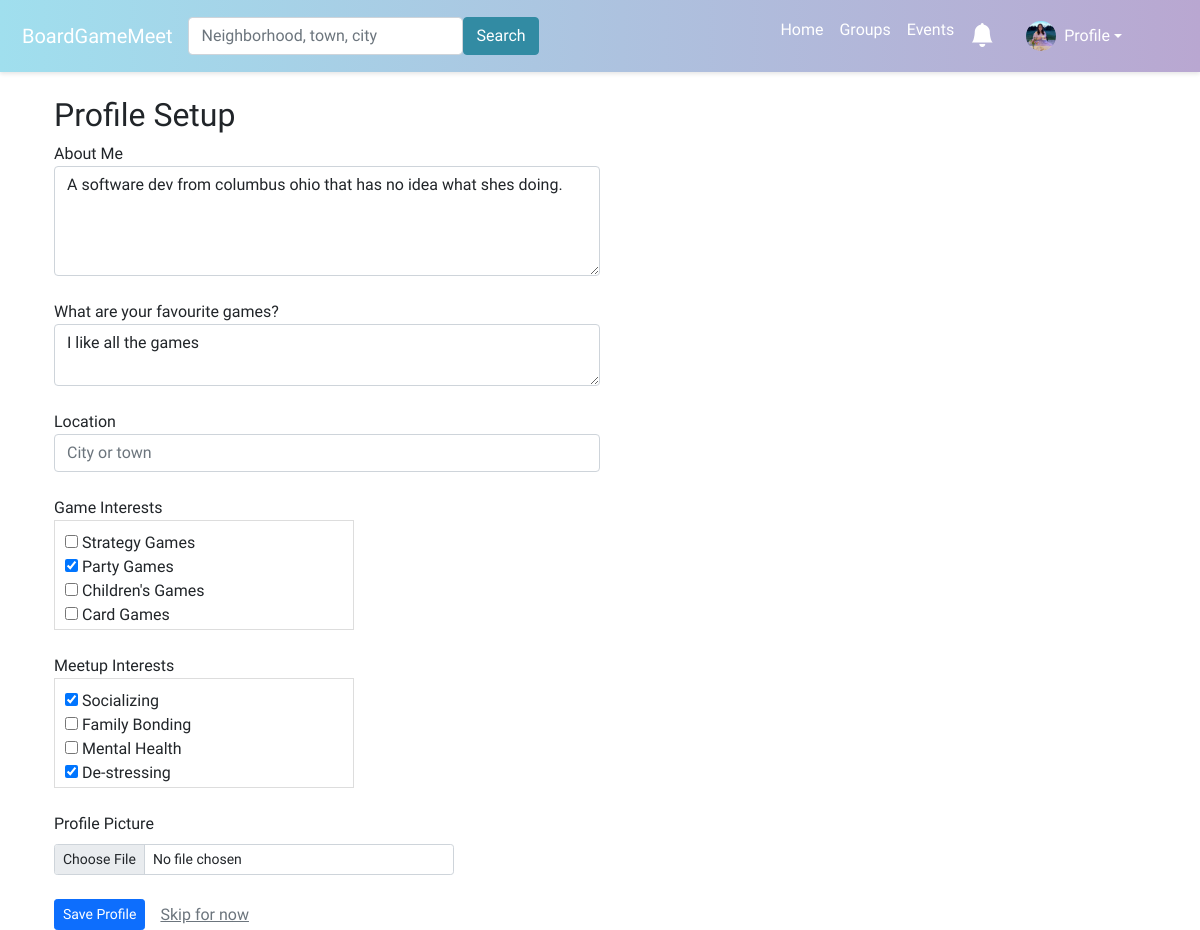
Page /profile-setup/ (signed in) on the earlier database version.
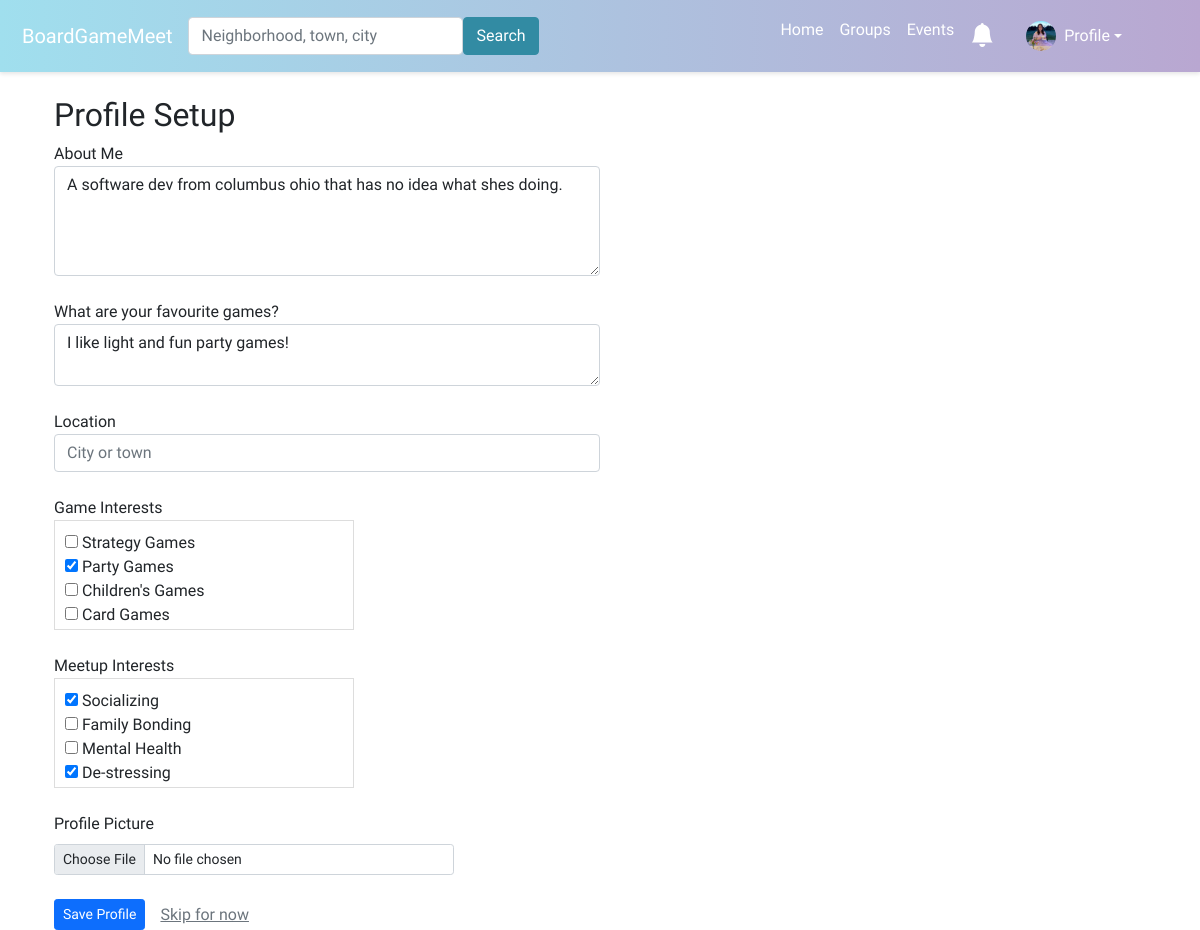
Same page on the later database version.
### boardgame/models.py (models this page shows, shortened)
class UserProfile(models.Model):
    user = models.OneToOneField(User, on_delete=models.CASCADE)
    bio = models.TextField(blank=True)
    favorite_games = models.TextField(blank=True)
    picture = models.ImageField(upload_to='profile_images', blank=True)
    categories = models.ManyToManyField(Category, related_name='profile', blank=True)
    tags = models.ManyToManyField(Tag, related_name='profile', blank=True)
    city = models.CharField(max_length=255, blank=True)
    state = models.CharField(max_length=255, blank=True)
    country = models.CharField(max_length=255, blank=True)
    latitude = models.FloatField(null=True, blank=True)
    longitude = models.FloatField(null=True, blank=True)

### boardgame/views.py (the view)
# urls.py: path('profile-setup/', views.profile_setup, name='profile_setup'),
def profile_setup(request):
    user_profile = UserProfile.objects.filter(user=request.user).first()
    if request.method == 'POST':
        profile_form = UserProfileForm(request.POST, request.FILES, instance=user_profile)
        if profile_form.is_valid():
            profile = profile_form.save(commit=False)
            profile.user = request.user  # Associate profile with current logged-in user
            profile.save()
            profile_form.save_m2m()
            place_id = request.POST.get('place_id')  # Get selected place ID
            place_details = fetch_place_details(place_id)
            if place_details:
                profile.city = place_details['city']
                profile.state = place_details['state']
                profile.country = place_details['country']
                profile.latitude = place_details['latitude']
                profile.longitude = place_details['longitude']
                profile.save()
            messages.success(request, 'Account successfully created')
            return redirect('home')  # Redirect to home
    else:
        profile_form = UserProfileForm(instance=user_profile)
    return render(request, 'boardgame/profile_setup.html', {'profile_form': profile_form})

### boardgame/forms.py
class UserProfileForm(forms.ModelForm):
    class Meta:
        model = UserProfile
        fields = ['bio', 'picture', 'favorite_games', 'categories', 'tags','city', 'state', 'country', 'latitude', 'longitude']
        widgets = {
            'bio': forms.Textarea(attrs={'class': 'form-control', 'rows': 4, 'style': 'width: 50%;'}),
            'favorite_games': forms.Textarea(attrs={'class': 'form-control', 'rows': 2, 'style': 'width: 50%;'}),
            'picture': forms.FileInput(attrs={'class': 'form-control-file'}),
            'categories': forms.CheckboxSelectMultiple,
            'tags': forms.CheckboxSelectMultiple,
        }

### boardgame/models.py (called while the page is built)
    def __str__(self):
        return self.name

    def __str__(self):
        return self.name

### boardgame/templatetags/custom_filters.py (called while the page is built)
@register.simple_tag
def unread_notifications_count(user):
    if user.is_authenticated:
        return Notification.objects.filter(user=user, read=False).count()
    return 0

### boardgame/templates/boardgame/profile_setup.html (shortened to what this page needs)
{% extends 'boardgame/base.html' %}
{% load static %}
{% block content %}
<head>
</head>
<div class="container mt-4">
    <h2>Profile Setup</h2>
    <form method="post" enctype="multipart/form-data">
        <div class="form-group">
            <label>About Me</label>
            {{ profile_form.bio }}
        </div>
        <br/>
        <div class="form-group">
            <label>What are your favourite games?</label>
            {{ profile_form.favorite_games }}
        </div>
        <br/>
        <div class="form-group">
            <label for="user-location">Location</label>
            <input type="text" id="user-location" class="form-control" style="width: 50%;" name="location_city" placeholder="City or town">
        </div>
        <br/>
        <div class="form-group">
            <label>Game Interests</label>
            <div class="scrollable-checkboxes">
                {{ profile_form.categories }}
            </div>
        </div>
        <br/>
        <div class="form-group">
            <label>Meetup Interests</label>
            <div class="scrollable-checkboxes">
                {{ profile_form.tags }}
            </div>
        </div>
        <br/>
        <div class="form-group">
            <label for="{{ profile_form.picture.id_for_label }}" class="form-label">Profile Picture</label>
            <input type="file" id="{{ profile_form.picture.id_for_label }}" name="picture" class="form-control form-control-sm" style="max-width: 400px;">
        </div>
        <br/>
        <div class="form-group" style="display: flex; align-items: center;">
            <button type="submit" class="btn btn-primary btn-sm" style="margin-right: 15px;">Save Profile</button>
            <p style="margin: 0;">
                <a href="{% url 'home' %}" class="text-muted">
                     Skip for now
                </a>
            </p>
        </div>
    </form>
</div>
{% endblock %}

### boardgame/templates/boardgame/base.html (shortened to what this page needs)
{% load static %}
<!doctype html>
<html lang="en">
<head>
  <link rel="stylesheet" href="{% static 'boardgame/style.css' %}">
  <link rel="stylesheet" href="https://cdnjs.cloudflare.com/ajax/libs/normalize/8.0.1/normalize.min.css">
  <link rel="stylesheet" href="https://cdn.jsdelivr.net/npm/bootstrap-icons@1.10.5/font/bootstrap-icons.css">
  <link href="https://cdn.jsdelivr.net/npm/bootstrap@5.0.2/dist/css/bootstrap.min.css" rel="stylesheet">
</head>
<body>
  {% include 'boardgame/navbar.html' %}
  <div class="container-lg">
    {% block content %}{% endblock %}
  </div>
  <link rel="stylesheet" href="https://ajax.googleapis.com/ajax/libs/jqueryui/1.12.1/themes/smoothness/jquery-ui.css">
</body>
</html>

### boardgame/templates/boardgame/navbar.html (shortened to what this page needs)
{% load static %}
{% load custom_filters %}
<nav class="navbar navbar-expand-lg navbar-dark" style="background: linear-gradient(to right, #a0dfee, #b9a7d1); box-shadow: 0 2px 4px rgba(0, 0, 0, 0.1); padding: 10px;">
  <div class="container-fluid">
    <a class="navbar-brand" href="{% url 'home' %}">BoardGameMeet</a>
    <div class="collapse navbar-collapse" id="navbarSupportedContent">
      <form class="d-flex me-auto mb-2 mb-lg-0" method="POST" action="{% url 'search' %}">
        <input class="form-control custom-search-bar" type="search" placeholder="Neighborhood, town, city" aria-label="Search" name="searched">
        <button class="btn" type="submit" style="background-color: #328ba3; border-color: #328ba3; color: #ffffff;">Search</button>
      </form>
      <ul class="navbar-nav me-5 mb-2 mb-lg-0">
        <li class="nav-item">
          <a class="nav-link" href="{% url 'home' %}" style="color: white;">Home</a>
        </li>
        <li class="nav-item">
          <a class="nav-link" href="{% url 'groups' %}" style="color: white;">Groups</a>
        </li>
        <li class="nav-item">
          <a class="nav-link" href="{% url 'events' %}" style="color: white;">Events</a>
        </li>
        {% if user.is_authenticated %}
        <li class="nav-item">
          <a class="nav-link position-relative" href="{% url 'notifications' %}" style="color: white;">
            <i class="bi bi-bell-fill" style="font-size: 1.5rem; padding-right: 1rem; position: relative;"></i>
          </a>
        </li>
        <li class="nav-item dropdown d-flex align-items-center">
          <a class="nav-link dropdown-toggle d-flex align-items-center" href="#" id="navbarDropdown" role="button" data-bs-toggle="dropdown" aria-expanded="false" style="color: white;">
            <img src="{% if user.userprofile.picture %}{{ user.userprofile.picture.url }}{% else %}{% static 'boardgame/images/default_profile.jpg' %}{% endif %}" class="rounded-circle me-2" style="width: 30px; height: 30px; object-fit: cover;">
            Profile
          </a>
        </li>
        {% endif %}
      </ul>
    </div>
  </div>
</nav>

### boardgame/static/boardgame/style.css (style rules this page uses)
.btn-sm { font-size: 0.8rem; padding: 5px 10px; }
.container { max-width: 1200px; margin: auto; }
.navbar .form-control.custom-search-bar { width: 275px; }
.scrollable-checkboxes { max-height: 110px; width: 300px; overflow-y: auto; border: 1px solid #ddd; padding: 10px; }

### boardgame/templates/boardgame/base.html (style rules this page uses)
body { font-family: 'Varela Round', sans-serif; }
.navbar-nav li { list-style: none !important; font-size: 1rem; }

Differences in the rows shown:
changed UserProfile "A software dev from columbus ohio that has no idea what shes doing.": favorite_games "I like all the games" → "I like light and fun party games!"
